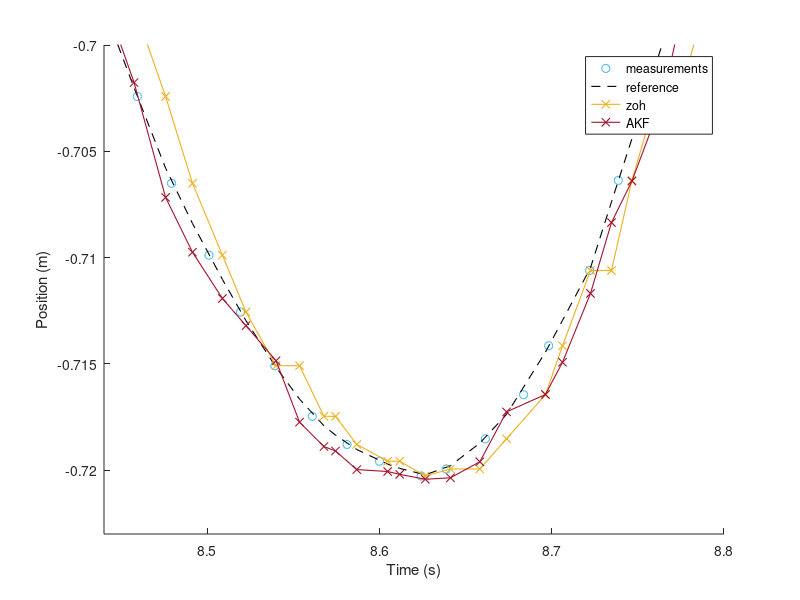
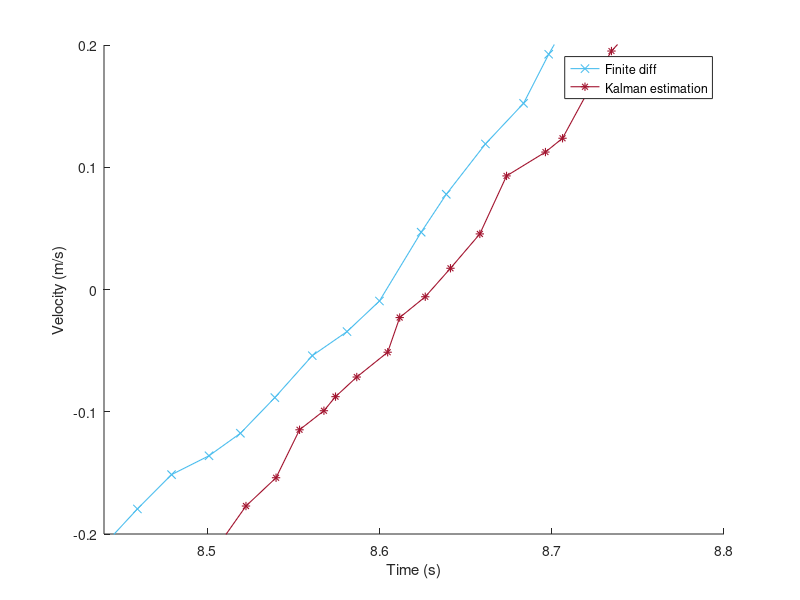

Here is the MATLAB script that generated these plots, in order:
% Asynchronous Kalman performance check.
clear variables
close all
clc
set(0, 'DefaultLineLineWidth', 0.8);

% Colors
blue = [0.3010, 0.7450, 0.9330];
red = [0.6350, 0.0780, 0.1840];
yellow = [0.9290, 0.6940, 0.1250];
black = [0, 0, 0];

% Settings
figures = false;

%% Load data
data = load("data/vhat_data_check_xy");
dataz  = load("data/vhat_data_check_z");

% preprocessing
data.meas_time = data.meas_time(2:end);
data.meas_pos_x = data.meas_pos_x(2:end);
data.meas_pos_y = data.meas_pos_y(2:end);
data.meas_pos_z = data.meas_pos_z(2:end);

dataz.meas_time = dataz.meas_time(2:end);
dataz.meas_pos_x = dataz.meas_pos_x(2:end);
dataz.meas_pos_y = dataz.meas_pos_y(2:end);
dataz.meas_pos_z = dataz.meas_pos_z(2:end);



%% Numerically differentiate position to get velocity estimation
vel_FD_x = (data.meas_pos_x(2:end) - data.meas_pos_x(1:end - 1))*50;
vel_FD_y = (data.meas_pos_y(2:end) - data.meas_pos_y(1:end - 1))*50;
vel_FD_z = (dataz.meas_pos_z(2:end) - dataz.meas_pos_z(1:end - 1))*50;

vel_FD_x_accurate = gradient(data.meas_pos_x)./gradient(data.meas_time); 
vel_FD_x_accurate = vel_FD_x_accurate(2:end);

data.est_vel_x = data.est_vel_x(1:end - 1);
data.est_vel_y = data.est_vel_y(1:end - 1);
dataz.est_vel_z = dataz.est_vel_z(1:end - 1);

% Ts = 0.02;
% N_meas = length(data.meas_time);
% t_meas = (0:N_meas-1)'*Ts;
% Ts = 0.01;
% N_est = length(data.est_time);
% t_est = (0:N_est-1)'*Ts;

t_meas = data.meas_time - data.est_time(1);
t_est  = data.est_time - data.est_time(1) + 0.01;

t_measz = dataz.meas_time - dataz.est_time(1);
t_estz  = dataz.est_time - dataz.est_time(1) + 0.01;

%% Plots to compare the velocity estimation of the kalman to the numerically differentiated velocity

% ========
% Position
% ========
% - only x
if figures
    figure('Name','x AKF')
    hold on
    plot(t_meas, data.meas_pos_x, 'o', 'Color', blue)
    plot(t_est, data.est_pos_x, '*', 'Color', red)
    legend('Measured position', 'Kalman estimated position')
    xlabel('Time (s)')
    axis tight
    ylabel('x-position (m)')

    % - all directions
    figure('Name','Comparison measured pos with kalman est pos')

    subplot(311)
    hold on
    plot(t_meas, data.meas_pos_x, 'Color', blue)
    plot(t_est, data.est_pos_x, 'Color', red)
    legend('Measured position', 'Kalman estimated position')
    xlabel('Time [s]')
    axis tight
    ylabel('X Position [m]')

    subplot(312)
    hold on
    plot(t_meas, data.meas_pos_y, 'Color', blue)
    plot(t_est, data.est_pos_y, 'Color', red)
    legend('Measured position', 'Kalman estimated position')
    xlabel('Time [s]')
    axis tight
    ylabel('Y Position [m]')

    subplot(313)
    hold on
    plot(t_measz, dataz.meas_pos_z, 'Color', blue)
    plot(t_estz, dataz.est_pos_z, 'Color', red)
    legend('Measured position', 'Kalman estimated position')
    xlabel('Time [s]')
    axis tight
    ylabel('Z Position [m]')
end

% ==========
% Velocities
% ==========
if figures
    % only x
    figure('Name','Comparison estimated vel with num diff vel')
    hold on
    plot(t_meas(1:end-1), vel_FD_x, 'Color', blue)
    plot(t_meas(1:end-1), vel_FD_x_accurate, 'Color', yellow)
    plot(t_est(1:end-1), data.est_vel_x, 'Color', red)
    legend('Finite diff', 'Finite diff accurate', 'Kalman estimation')
    xlabel('Time [s]')
    axis tight
    ylabel('X Velocity [m/s]')
    
    
    % all directions
    figure('Name','Comparison estimated vel with num diff vel')

    subplot(311)
    hold on
    plot(t_meas(1:end-1), vel_FD_x, 'Color', blue)
    plot(t_est(1:end-1), data.est_vel_x, 'Color', red)
    legend('Finite differences', 'Kalman estimation')
    xlabel('Time [s]')
    axis tight
    ylabel('X Velocity [m/s]')

    subplot(312)
    hold on
    plot(t_meas(1:end-1), vel_FD_y, 'Color', blue)
    plot(t_est(1:end-1), data.est_vel_y, 'Color', red)
    legend('Finite differences', 'Kalman estimation')
    xlabel('Time [s]')
    axis tight
    ylabel('Y Velocity [m/s]')

    subplot(313)
    hold on
    plot(t_measz(1:end-1), vel_FD_z, 'Color', blue)
    plot(t_estz(1:end-1), dataz.est_vel_z, 'Color', red)
    legend('Finite differences', 'Kalman estimation')
    xlabel('Time [s]')
    axis tight
    ylabel('Z Velocity [m/s]')
end

%% Compare ZOH using only measurements VS AKF predictions

% pos
reference = interp1(t_meas,data.meas_pos_x,t_est);
zoh = interp1(t_meas,data.meas_pos_x,t_est,'previous');

figure
hold on
plot(t_meas, data.meas_pos_x,'o','Color',blue)
plot(t_est,reference,'--','Color',black)
plot(t_est,zoh,'-x','Color',yellow)
plot(t_est, data.est_pos_x, '-x', 'Color',red)
legend('measurements','reference','zoh','AKF')
% xlim([6.3,6.65]);
% ylim([0.22, 0.25]);
xlim([8.44,8.8]);
ylim([-0.723, -0.7]);
xlabel('Time (s)')
ylabel('Position (m)')

% z
% reference = interp1(t_measz,dataz.meas_pos_z,t_estz);
% zoh = interp1(t_measz,dataz.meas_pos_z,t_estz,'previous');
% 
% figure
% hold on
% plot(t_measz, dataz.meas_pos_z,'o','Color',blue)
% plot(t_estz,reference,'--','Color',black)
% plot(t_estz,zoh,'-x','Color',yellow)
% plot(t_estz, dataz.est_pos_z, '-x', 'Color',red)
% legend('measurements','reference','zoh','AKF')


% vreference = interp1(t_meas,vel_FD_x_accurate,t_est);
% zoh = interp1(t_meas,vel_FD_x_accurate,t_est,'previous');
figure('Name','Comparison estimated vel with num diff vel')
hold on
plot(t_meas(1:end-1), vel_FD_x_accurate, '-x', 'Color', blue)
plot(t_est(1:end-1), data.est_vel_x, '-*', 'Color', red)
% xlim([6.3,6.65]);
% ylim([-0.2, 0.2]);
xlim([8.44,8.8]);
ylim([-0.2, 0.2]);
legend('Finite diff', 'Kalman estimation')
xlabel('Time (s)')
% axis tight
ylabel('Velocity (m/s)')
